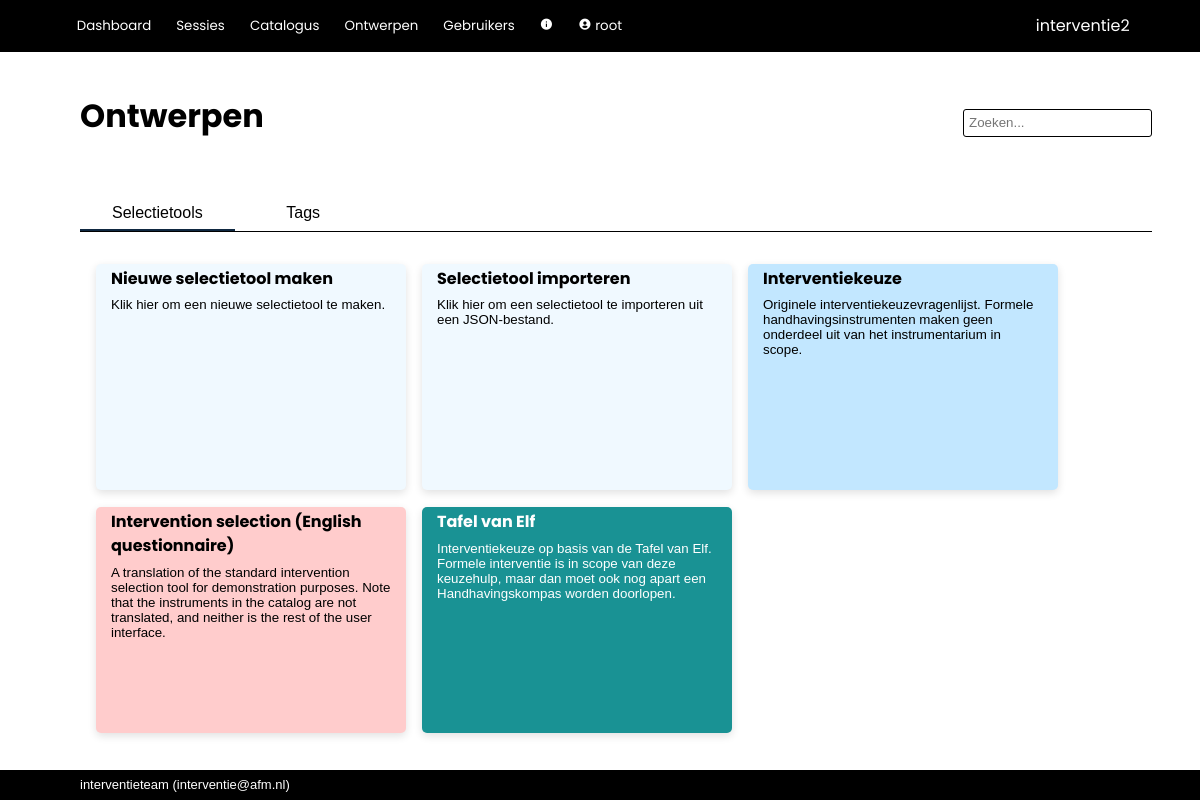
The app's page /tools/ (signed in), older data.
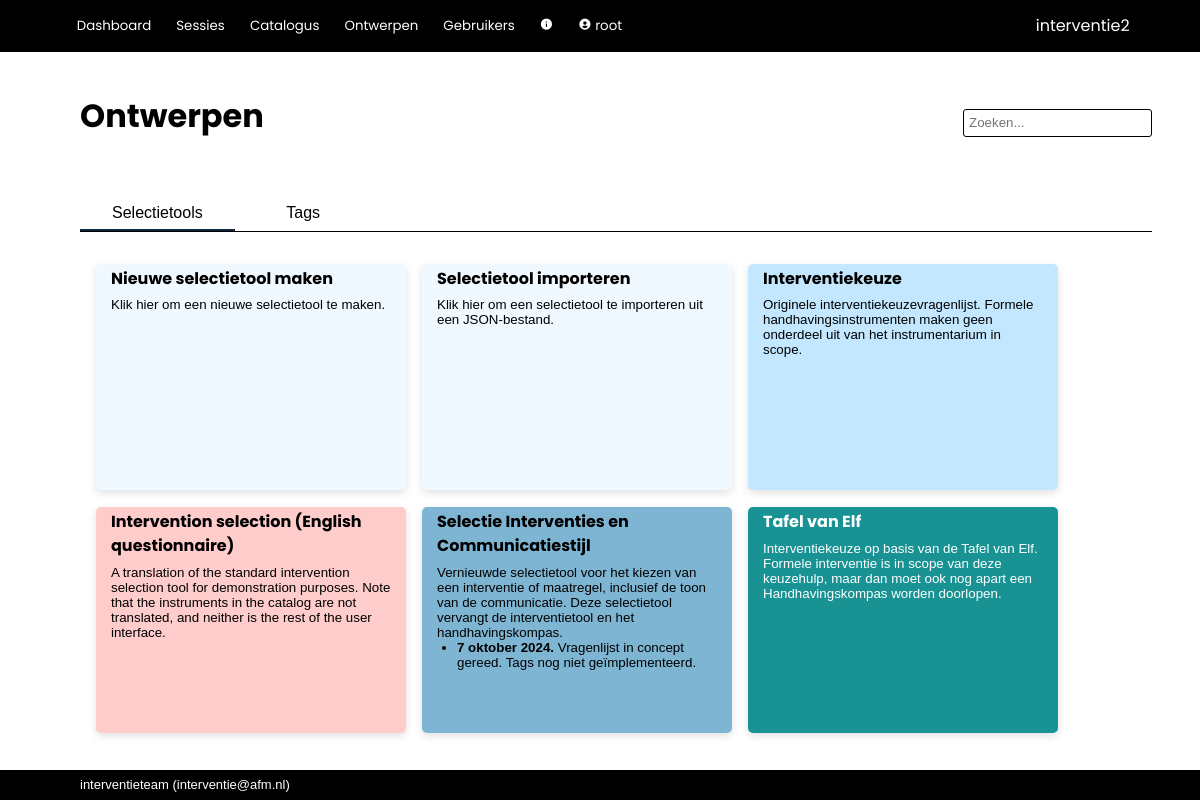
The same page, newer data.
### interventie2/models.py (models this page shows, shortened)
class QuestionSet(db.Model):
    __tablename__ = 'question_sets'
    id            = db.Column(db.Integer, primary_key=True)
    name          = db.Column(db.String(500), nullable=False)
    description   = db.Column(db.String(2000), nullable=False, default="")
    owner_id      = db.Column(db.Integer, db.ForeignKey('users.id'), nullable=False) #references users.id
    date_created  = db.Column(db.DateTime(timezone=True), server_default=func.now())
    date_modified = db.Column(db.DateTime(timezone=True), server_default=func.now())
    default_process_id = db.Column(db.Integer, db.ForeignKey('processes.id'), nullable=False, default=1)
    default_instruments_visible = db.Column(db.Boolean, nullable=False, default=True)
    default_tags_visible = db.Column(db.Boolean, nullable=False, default=False)
    default_allow_weights = db.Column(db.Boolean, nullable=False, default=False)
    color         = db.Column(db.String(7))
    text_color    = db.Column(db.String(7))
    forbidden_tags = relationship('Tag', secondary='question_set_forbidden_tags')
    mandatory_tags = relationship('Tag', secondary='question_set_mandatory_tags')
    owner = relationship('User')
    default_process = relationship('Process')
    questions = relationship('Question', cascade='all, delete-orphan')
    worksessions = relationship('Worksession', back_populates='question_set', cascade='all, delete-orphan')

### interventie2/tools/routes.py (the view)
@tools.route('/', methods=['GET', 'POST'])
@login_required
def index():
    if not current_user.role.edit_questionnaire:
        return render_template('error/index.html', title='Onvoldoende rechten', message='Onvoldoende rechten om een tool te ontwerpen.')
    question_sets = QuestionSet.query.order_by()
    form = TagForm()
    tags = Tag.query.order_by(Tag.name)
    if request.method == 'POST':
        if Tag.query.filter(Tag.name==form.name.data).first() is not None:
            return render_template('error/index.html', title='Tag bestaat al', message='Er bestaat al een tag met deze naam.')
    if form.validate_on_submit():
        tag = Tag(name = form.name.data)
        db.session.add(tag)
        db.session.commit()
        return redirect(url_for('tools.tags'))
    return render_template('tools/index.html', question_sets=question_sets, edit_catalog_allowed=current_user.role.edit_catalog, tags=tags, form=form)

### interventie2/forms.py
class TagForm(FlaskForm):
    name               = StringField('Naam', validators=[DataRequired(), Length(min=2, max=100)], render_kw={'size': 40})
    submit             = SubmitField('Tag opslaan')

### interventie2/models.py (called while the page is built)
@login_manager.user_loader
def load_user(user_id):
    return User.query.get(user_id)

    def unread_messages(self):
        return sum(1 for message in self.messages if (message.unread) and (message.deliver_after.date() <= date.today()))

    def unread_message_alert(self):
        return self.unread_messages() > 0

### interventie2/tools/templates/tools/index.html (shortened to what this page needs)
{% extends 'base.html' %}
{% block page_title %}
    Ontwerpen
{% endblock %}
{% block tabs %}
    <div class="tab_bar">
        <button class="tablinks" onclick="switch_tab(event, 'st_all')" id="defaultOpen">Selectietools</button>
        <button class="tablinks" onclick="switch_tab(event, 'st_tags')" id="defaultOpen">Tags</button>
    </div>
{% endblock %}
{% block body %}
    <div id="st_all" class="tabcontent">
        <div class="card_area">
            <a href="{{ url_for('tools.edit_question_set') }}">
                <div class="card new">
                    <div class="card_title">
                        Nieuwe selectietool maken
                    </div>
                    <div class="card_description">
                        Klik hier om een nieuwe selectietool te maken.
                    </div>
                </div>
            </a>
            <a href="{{ url_for('tools.import_question_set') }}">
                <div class="card new">
                    <div class="card_title">
                        Selectietool importeren
                    </div>
                    <div class="card_description">
                        Klik hier om een selectietool te importeren uit een JSON-bestand.
                    </div>
                </div>
            </a>
            {% for question_set in question_sets | sort(attribute="name") %}
                <a href="{{url_for('tools.view_question_set', question_set_id=question_set.id)}}">
                    <div class="card" style="background-color:{{ question_set.color }}; color:{{ question_set.text_color }}">
                        <div class="card_title">
                            {{ question_set.name }}
                        </div>
                        <div class="card_description">
                            {{ question_set.description | escape | markdown }}
                        </div>
                    </div>
                </a>
            {% endfor %}
        </div>
    </div>
{% endblock %}

Row changes from the older to the newer data that the page shows:
added QuestionSet: name "Selectie Interventies en Communicatiestijl", description "Vernieuwde selectietool voor het kiezen van een interventie of maatregel, inclusief de toon van de communicatie. Deze selectietool vervangt de interventietool en het handhavingskompas. 7 oktober 2024. Vragenlijst in concept gereed. Tags nog niet geïmplementeerd."
